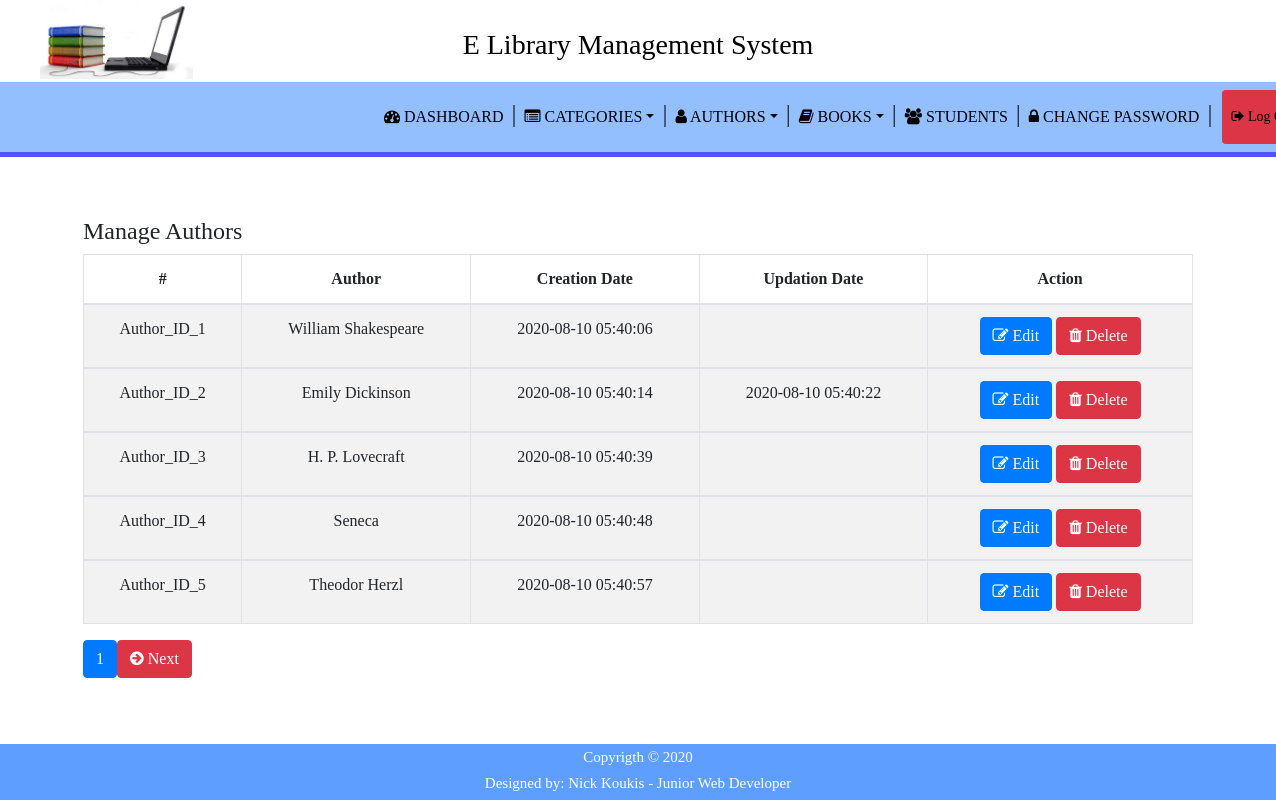
/admin/manage_authors.php, run on the app's committed database.
### tables this page shows
CREATE TABLE `admin_credits` (
  `id` int(11) NOT NULL,
  `username` varchar(100) NOT NULL,
  `password` varchar(100) NOT NULL,
  `creation_date` timestamp NULL DEFAULT current_timestamp(),
  `updation_date` timestamp NULL DEFAULT NULL ON UPDATE current_timestamp()
);

CREATE TABLE `authors` (
  `id` int(11) NOT NULL,
  `author_name` varchar(250) NOT NULL,
  `creation_date` timestamp NULL DEFAULT current_timestamp(),
  `updation_date` timestamp NULL DEFAULT NULL ON UPDATE current_timestamp()
);

### admin/manage_authors.php (the view, shortened to what this page needs)
<?php
include 'admin_server.php';
?>
<!DOCTYPE html>
<html lang="en">
<head>
    <link rel="stylesheet" href="https://stackpath.bootstrapcdn.com/bootstrap/4.5.2/css/bootstrap.min.css">
    <link rel="stylesheet" href="https://cdnjs.cloudflare.com/ajax/libs/font-awesome/4.7.0/css/font-awesome.min.css">
    <link rel="stylesheet" href="assets/CSS/header.css">
    <link rel="stylesheet" href="assets/CSS/footer.css">
    <link rel="stylesheet" href="assets/CSS/manage_authors.css">
</head>
<body>
            <?php include 'includes/header.php'; ?>
            <?php
            if(isset($_GET['page'])){
                $page = $_GET['page'];
            }else{
                $page = 1;
            }
            $num_per_page = 05;
            $start_from = ($page-1)*05;
            $query = "SELECT * FROM authors limit $start_from, $num_per_page";
            $result = mysqli_query($db,$query);
            ?>
            <div class="content-wrapper ">
                <div class="container">
                <div class="row pad-botm">
                <div class="col-md-12">
                <h4 class="header-line">Manage Authors</h4>
                <div class="table-responsive">
                    <table class="table table-striped table-bordered table-hover " >
                        <thead>
                            <tr>
                                <th>#</th>
                                <th>Author</th>
                                <th>Creation Date</th>
                                <th>Updation Date</th>
                                <th>Action</th>
                            </tr>
                        </thead>
                        <?php
                            if($result){
                                foreach ($result as $row){
                        ?>
                        <tbody >
                            <tr >
                                <td><?php echo "Author_ID_" . $row['id']; ?></td>
                                <td><?php echo $row['author_name']; ?></td>
                                <td><?php echo $row['creation_date']; ?></td>
                                <td><?php echo $row['updation_date']; ?></td>
                                <td>
                                    <a href="edit_author.php?edit_auth_id=<?php echo $row['id'];?>"><button class="btn btn-primary"><i class="fa fa-edit"></i> Edit</button>
                                    <a href="manage_authors.php?del_auth_id=<?php echo $row['id'];?>" onclick="return confirm('Are you sure you want to delete this author?');" >  <button class="btn btn-danger"><i class="fa fa-trash"></i> Delete</button>
                                </td>
                            </tr>
                        </tbody>
                        <?php
                            }
                        }
                        ?>
                    </table>
                </div>
                <?php
                    $pr_query = "select * from authors";
                    $pr_result = mysqli_query($db,$pr_query);
                    $total_record = mysqli_num_rows($pr_result);
                    $total_page = ceil($total_record/$num_per_page);
                    for($i=1; $i<$total_page; $i++){
                        echo "<a href='manage_authors.php?page=".$i."' class='btn btn-primary'>$i</a>";
                    }
                    if($i>$page){
                        echo "<a href='manage_authors.php?page=".($page+1)."' class='btn btn-danger'><i class='fa fa-arrow-circle-right'></i> Next</a>";
                    }
                ?>
            </div>
            </div>
            </div>
            </div>
    </body>
    <?php include '../includes/footer.php'; ?>
</html>

### admin/includes/header.php (shortened to what this page needs)
<?php
include '../includes/config.php';
?>
<header>
    <h3>E Library Management System</h3>
    <img src="../assets/img/logo.jpg" >
    <nav class="navbar navbar-expand-lg navbar-light black">
            <div class="container">
                <div class="collapse navbar-collapse" id="navbarSupportedContent">
                    <ul class="nav navbar-nav ml-auto w-100 justify-content-end" id="menu-top">
                        <li class="nav-item">
                            <a class="nav-link" href="index.php"><i class="fa fa-dashboard" aria-hidden="true"></i> DASHBOARD</a>
                        </li><span>|</span>
                        <li class="nav-item dropdown">
                            <a class="nav-link dropdown-toggle" href="#" data-toggle="dropdown"><i class="fa fa-list-alt" aria-hidden="true"></i> CATEGORIES</a>
                        </li><span>|</span>
                        <li class="nav-item dropdown">
                            <a class="nav-link dropdown-toggle" href="#" data-toggle="dropdown"><i class="fa fa-user" aria-hidden="true"></i> AUTHORS</a>
                        </li><span>|</span>
                        <li class="nav-item dropdown">
                            <a class="nav-link dropdown-toggle" href="#" data-toggle="dropdown"><i class="fa fa-book" aria-hidden="true"></i> BOOKS</a>
                        </li><span>|</span>
                        <li class="nav-item">
                            <a class="nav-link" href="students.php"><i class="fa fa-users" aria-hidden="true"></i> STUDENTS</a>
                        </li><span>|</span>
                        <li class="nav-item">
                            <?php
                            $query = "SELECT * FROM admin_credits";
                            $result = mysqli_query($db,$query);
                            if($result){
                                foreach ($result as $row){
                            ?>
                            <a class="nav-link" href="change_password.php"><i class="fa fa-lock" aria-hidden="true"></i> CHANGE PASSWORD</a>
                        </li><span>|</span>
                                <?php }} ?>
                        <a href="admin_logout.php" class="btn btn-danger btn-sm" id="btn_logout"><i class="fa fa-sign-out"></i> Log Out</a>
                    </ul>
                </div>
            </div>
        </nav>
</header>

### admin/assets/CSS/header.css (style rules this page uses)
* { box-sizing: border-box; margin: 0; padding: 0; }
html,body { font-family: 'Times New Roman', Times, serif; height: 100%; padding: 0; margin: 0; }
@media screen and (max-width: 1950px) { header h3 { background-color: white; color:black; text-align: center; height: 50px; padding-top: 28px; } }
@media screen and (max-width: 1950px) { img { width: 12%; margin-top:-70px; margin-left: 40px;; } }
@media screen and (max-width: 1950px) { nav { background-color: rgb(148, 191, 255); border-bottom: 5px solid #5350ff; } }
@media screen and (max-width: 1950px) { #menu-top a { color:black; } }
@media screen and (max-width: 1950px) { .nav li a { position: relative; display: block; padding-bottom: 15px; padding-top: 15px; } }
@media screen and (max-width: 1950px) { #btn_logout { margin-right: -10%; padding-top: 15px; margin-left: 10px; } }
@media screen and (max-width: 1950px) { span { font-size: 25px; padding-top: 5px; } }

### admin/assets/CSS/manage_authors.css (style rules this page uses)
@media screen and (max-width: 1950px) { .header-line { padding-top: 60px; } }
@media screen and (max-width: 1950px) { tbody { text-align: center; } }
@media screen and (max-width: 1950px) { thead { text-align: center; } }

### data on the page
authors: id "1", author_name "William Shakespeare", creation_date "2020-08-10 05:40:06"
authors: id "2", author_name "Emily Dickinson", creation_date "2020-08-10 05:40:14", updation_date "2020-08-10 05:40:22"
authors: id "3", author_name "H. P. Lovecraft", creation_date "2020-08-10 05:40:39"
authors: id "4", author_name "Seneca", creation_date "2020-08-10 05:40:48"
authors: id "5", author_name "Theodor Herzl", creation_date "2020-08-10 05:40:57"
